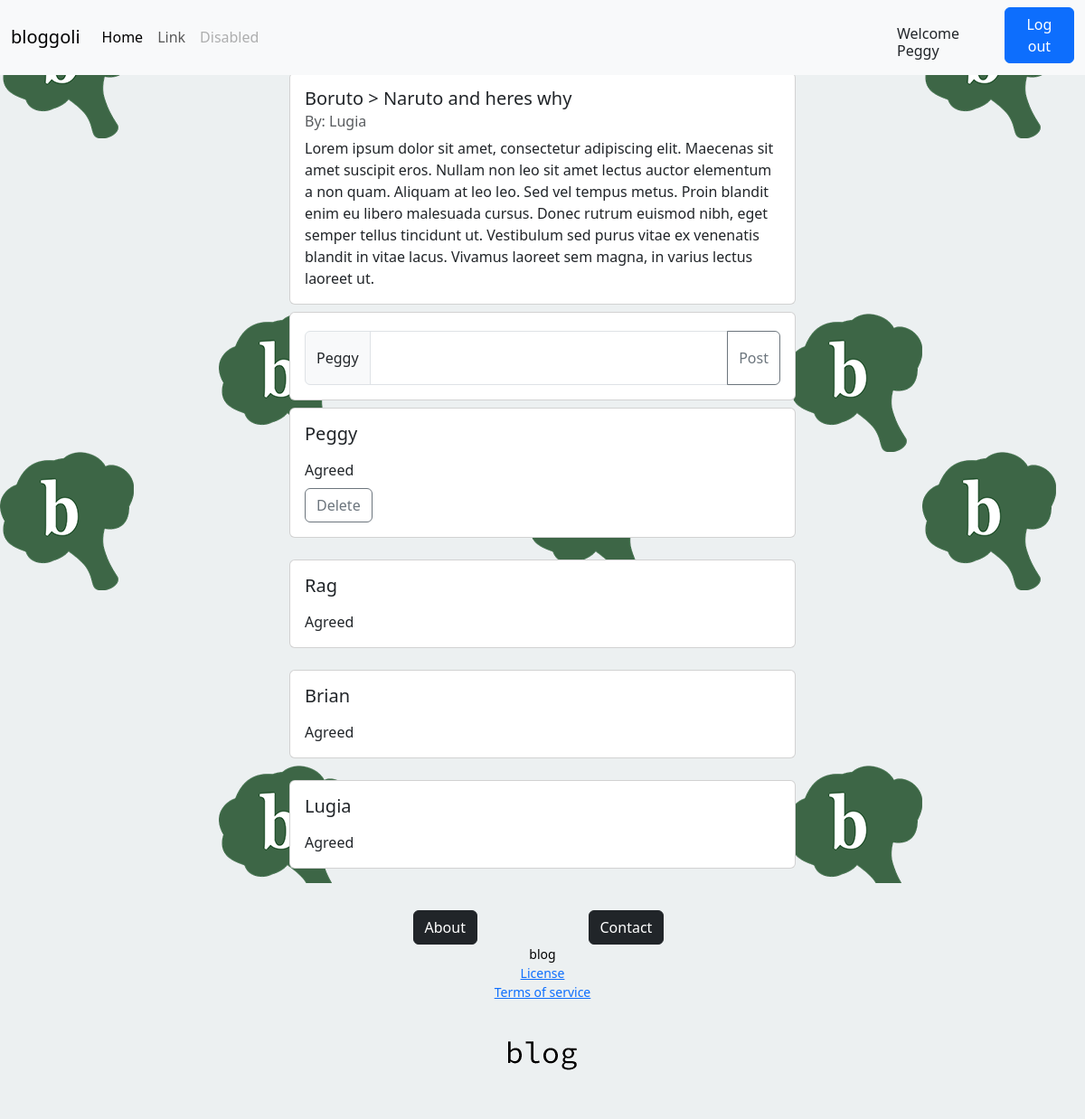
Screenshot of /php/post.php?idpost=4 (signed in) with the database file from the repository.
### tables this page shows
CREATE TABLE IF NOT EXISTS `posts` (
  `idpost` INT NOT NULL AUTO_INCREMENT,
  `title` VARCHAR(90) NOT NULL,
  `content` TEXT NOT NULL,
  `date` DATE NOT NULL,
  `userid` INT NOT NULL,
  PRIMARY KEY (`idpost`),
  UNIQUE INDEX `idpost_UNIQUE` (`idpost` ASC),
  INDEX `userid_idx` (`userid` ASC),
  CONSTRAINT `userid_FOREIGN_KEY`
    FOREIGN KEY (`userid`)
    REFERENCES `users` (`idusers`)
    ON DELETE CASCADE);

CREATE TABLE IF NOT EXISTS `users` (
  `idusers` INT NOT NULL AUTO_INCREMENT,
  `username` VARCHAR(45) NOT NULL,
  `email` VARCHAR(45) NOT NULL,
  `password` VARCHAR(45) NOT NULL,
  PRIMARY KEY (`idusers`),
  UNIQUE INDEX `idusers_UNIQUE` (`idusers` ASC));

CREATE TABLE IF NOT EXISTS `comments` (
  `idcomment` INT NOT NULL AUTO_INCREMENT,
  `content` MEDIUMTEXT NOT NULL,
  `userid` INT NOT NULL,
  `postid` INT NOT NULL,
  PRIMARY KEY (`idcomment`),
  UNIQUE INDEX `idcomment_UNIQUE` (`idcomment` ASC),
  INDEX `userid_FOREIGN_KEY_idx` (`userid` ASC),
  INDEX `postid_FOREIGN_KEY_idx` (`postid` ASC),
  CONSTRAINT `postid_FOREIGN_KEY_comments`
    FOREIGN KEY (`postid`)
    REFERENCES `posts` (`idpost`)
    ON DELETE CASCADE,
  CONSTRAINT `userid_FOREIGN_KEY_comments`
    FOREIGN KEY (`userid`)
    REFERENCES `users` (`idusers`)
    ON DELETE CASCADE);

### includes/commentlayout.php (the view, shortened to what this page needs)
<?php
    class Comment {
        public $username = "";
        public $idcomment = "";
        public $content = "";
        public $delete = false;
        function __construct($username, $idcomment, $content, $delete){
            $this->username = $username;
            $this->idcomment = $idcomment;
            $this->content = $content;
            $this->delete = $delete;
        }
        function print(){
            echo '<div class="card mb-3" style="width: 35rem;">
                    <div class="card-body comment-body gap-2">
                        <h5 class="card-title">' . $this->username . ' </h5>
                        <p class="card-text content">' . $this->content . '</p>
                        '. ($this->delete ? '<form action="deletecomment.php" method="POST"><button class="btn btn-outline-secondary" name="id" value="'. $this->idcomment .'" type="submit" id="button-addon2">Delete</button></form>' : "" ) . '
                    </div>
                  </div>';
        }
    }
?>

### php/post.php (shortened to what this page needs)
<!DOCTYPE html>
<html lang="en">
<head>
    <?php
        require_once("../includes/config.php");
        include("../includes/postlayout.php");
        include("../includes/commentlayout.php");
        $idpost = null;
        if(isset($_GET["idpost"])){
            $idpost = $_GET["idpost"];
        }
        $tablePosts = "posts";
        $tableUsers = "users";
    ?>
    <link href="https://cdn.jsdelivr.net/npm/bootstrap@5.3.2/dist/css/bootstrap.min.css" rel="stylesheet">
    <link href="../css/home.css" rel="stylesheet" type="text/css">
    <link href="../css/post.css" rel="stylesheet" type="text/css">
    <link href="../css/bg.css" rel="stylesheet" type="text/css">
    <link href="../css/top-nav.css" rel="stylesheet" type="text/css">
</head>
<body>
    <?php include '../includes/header.php'?>
    <div class="boxbody container d-flex flex-column justify-content-center align-items-center gap-2">
        <?php
            if(isset($idpost, $_SESSION['idusers'])){
                $getPost = "SELECT idusers, username, title, content, idpost
                            FROM $tableUsers, $tablePosts
                            WHERE idpost=:idpost
                            AND idusers=userid";
                $postResults = $pdo->prepare($getPost);
                $postResults->execute(array(":idpost" => $idpost));
                if($row = $postResults->fetch()){
                    if($_SESSION['idusers'] == $row['idusers']){
                        $post = new Post($row['username'], $row['title'], $row['content'], $row['idpost'], true, true);
                        $post->print();
                    } else {
                        $post = new Post($row['username'], $row['title'], $row['content'], $row['idpost'], true, false);
                        $post->print();
                    }
                }
            }
        ?>
        <?php include '../includes/commentbox.php' ?>
        <?php
            if(isset($idpost, $_SESSION['idusers'], $_SESSION['username'])){
                $getComments = "SELECT username, idcomment, content, userid
                                FROM comments, users
                                WHERE postid=:idpost
                                AND idusers=userid
                                ORDER BY comments.idcomment ASC";
                $commentsResults = $pdo->prepare($getComments);
                $commentsResults->execute(array(":idpost" => $idpost));
                while($row = $commentsResults->fetch()){
                    if($_SESSION['idusers'] == $row['userid']){
                        $comment = new Comment($row['username'], $row['idcomment'], $row['content'], true);
                        $comment->print();
                    } else {
                        $comment = new Comment($row['username'], $row['idcomment'], $row['content'], false);
                        $comment->print();
                    }
                }
            } else {
                header("Location: login.php");
            }
        ?>
    </div>
    <?php include '../includes/footer.php'?>
</body>
</html>

### includes/postlayout.php (shortened to what this page needs)
<?php
    class Post {
        public $username = "";
        public $title = "";
        public $content = "";
        public $idpost = "";
        public $linked = false;
        public $delete = false;
        function __construct($username, $title, $content, $id, $linked, $delete){
            $this->username = $username;
            $this->title = $title;
            $this->content = $content;
            $this->idpost = $id;
            $this->linked = $linked;
            $this->delete = $delete;
        }
        function print() {
            echo
            '<div class="card" id="post-card" style="width: 35rem;" ' . (!$this->linked ? 'onclick="window.location.href=\'post.php?idpost=' . $this->idpost . '\';"' : "") . '>
                <div class="card-body">
                    <h5 class="card-title">' . $this->title . ' </h5>
                    <h6 class="card-subtitle mb-2 text-body-secondary">By: ' . $this->username . '</h6>
                    <p class="card-text">' . $this->content . '</p>
                    '. ($this->delete ? '<form action="deletepost.php" method="POST"><button class="btn btn-outline-secondary" name="id" value="'. $this->idpost .'" type="submit" id="button-addon2">Delete</button></form>' : "" ) . '
                </div>
            </div>';
        }
    }
?>

### css/home.css (style rules this page uses)
.boxbody { width: 300px; height: 100%; }
body { padding-top: 80px; }

### css/post.css (style rules this page uses)
.content { margin-bottom: 0px; }
.comment-body { display: flex; flex-direction: column; }

### css/bg.css (style rules this page uses)
body { background-image: url(../img/pattern.svg); background-color: #ecf0f1; }

### rows the page displays
posts: title "Boruto > Naruto and heres why", userid.username "Lugia", content "Lorem ipsum dolor sit amet, consectetur adipiscing elit. Maecenas sit amet suscipit eros. Nullam non leo sit amet lectus auctor elementum a non quam. Aliquam at leo leo. Sed vel tempus metus. Proin blandit enim eu libero malesuada cursus. Donec rutrum euismod nibh, eget semper tellus tincidunt ut. Vestibulum sed purus vitae ex venenatis blandit in vitae lacus. Vivamus laoreet sem magna, in varius lectus laoreet ut."
comments: userid.username "Peggy", content "Agreed", $this->idcomment 13 (drawn)
comments: userid.username "Rag", content "Agreed"
comments: userid.username "Brian", content "Agreed"
comments: userid.username "Lugia", content "Agreed"

### other values shown
$_SESSION["username"] "Peggy"
$_SESSION['username'] "Peggy"
